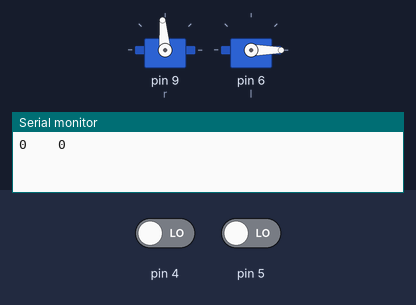
Simulated run of this sketch. Board: Arduino Uno, built with avr-gcc and run on an emulated ATmega328P. Parts: 2 × servo, the last lines printed to the serial monitor. The inputs (shaded band) are chosen by the test bench; at power-on: pin 5 LOW, pin 4 LOW.

Above: at 1.6 s.
1.7 s: pin 5 driven HIGH
At 3.8 s:
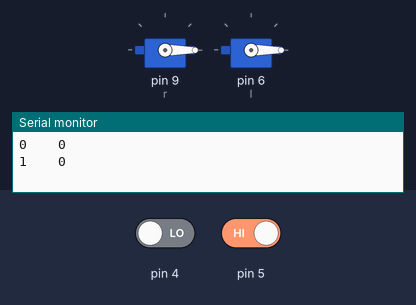
4.4 s: pin 4 driven HIGH
At 6.1 s:
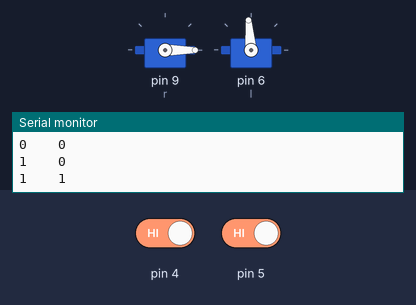
7.1 s: pin 4 driven LOW
At 10.4 s:
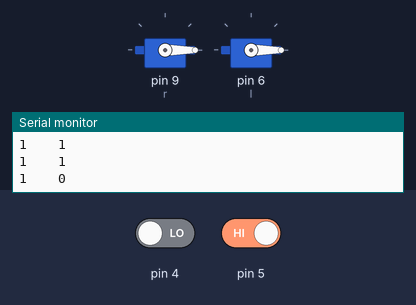
10.9 s: pin 5 driven LOW
At 12.7 s:
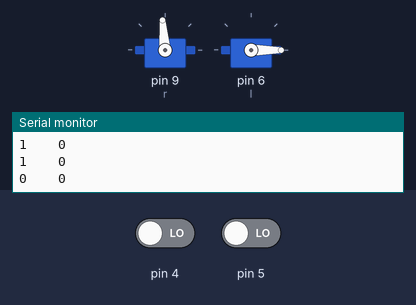
Timing chart, 0 to 14.2 s (numbered marks = the images above; inputs shaded):
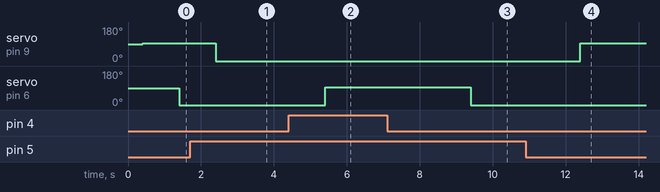

Measured:
- after the input at 1.7 s, servo on pin 9 (r): 95° → 0° after 0.70 s
- after the input at 4.4 s, servo on pin 6 (l): 0° → 95° after 1.0 s
- after the input at 7.1 s, servo on pin 6 (l): 95° → 0° after 2.3 s
- after the input at 10.9 s, servo on pin 9 (r): 0° → 95° after 1.5 s

The sketch:

arduino2.ino
```cpp
#include <Servo.h>
Servo r;  // create servo object to control a servo
int off=0;
Servo l;  // create servo object to control a servo
int of=0;
void setup()
{
    Serial.begin(9600);
  pinMode(5,INPUT);
  pinMode(4,INPUT);
  r.attach(9);  // attaches the servo on pin 9 to the servo object
  delay(200);
  l.attach(6);  // attaches the servo on pin 9 to the servo object
  delay(200);
}

void loop()                     // run over and over again
{

  int p=digitalRead(5);
  int q=digitalRead(4);
    Serial.print(p);

    Serial.print("    ");
    Serial.println(q);

    if(p==HIGH)
    runlock();
    if(q==HIGH)
    lunlock();
    if(p==LOW){
    rlock();
    }
    if(q==LOW){
      llock();
      }
}


  void rlock(){
  r.write(95);
  delay(1000);
  }

void runlock(){
    r.write(0);
  delay(1000);
    }


void lunlock(){
  l.write(95+of);
  delay(1000);
  }

void llock(){
    l.write(0+of);
  delay(1000);
    }
```
